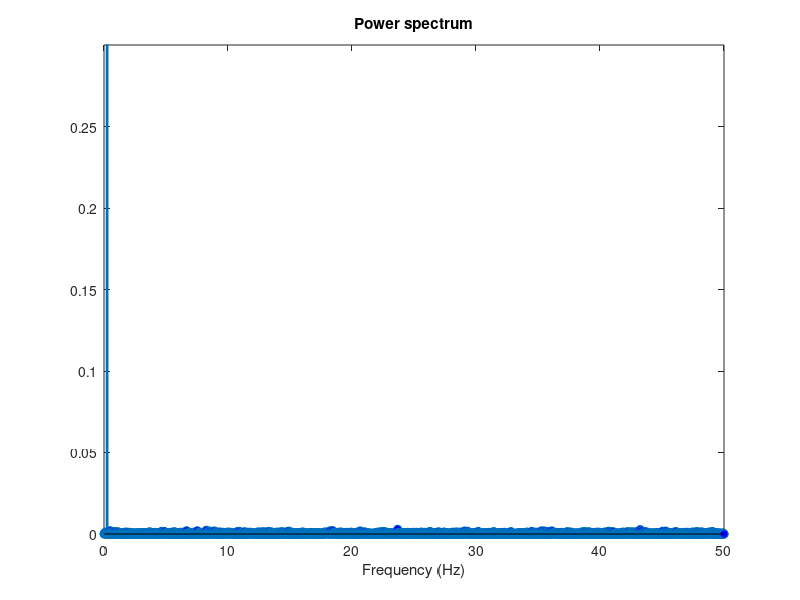
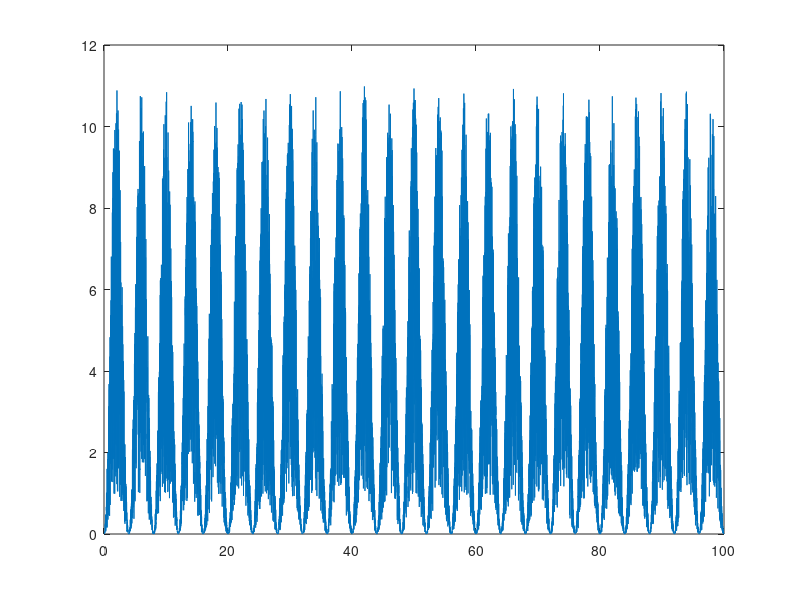

Recreate these plots in MATLAB, in order. (Note: this script raises an error after producing the figures.)
% scrap
clc;clf
n = 10000; 
dt = 0.01;
fs = 1/dt;
tspan = (0:n-1)/fs;
d_m = 2; % meters
V_m = 1 + rand(1,n)*(10);
y = (V_m./2).*(1-cos(pi.*tspan./d_m));
Y = fft(y)/n;
f = (0:n-1)*fs/n;
Y(1) = [];f(1) = [];

% compute and display the power spectrum
nyquist=fs/2;
f = (1:n/2)/(n/2)*nyquist;
Pyy = abs(Y(1:n/2)).^2;
figure(1)
stem(f,Pyy,'linewidth',2,'MarkerFaceColor','blue')
title('Power spectrum')
xlabel('Frequency (Hz)');ylim([0 0.3])

figure(2)
plot(tspan,y)

%
LINEAR w COMPONENT
A = sigma_w*sqrt((2*L_w)/(pi*V));
B = 2*sqrt(3)*L_w/V;
C = (2*L_w/V)^2; D = (4*L_w)/V;

H_w = tf([A B],[C D 1]);


% % checks whether the velocities are NaN or zero and sets them equal to
% % themselves. subject to change.
% if isnan(V_u) || isnan(V_v)
%     V_u = 0;
%     V_v = 0;
% else
y_w = ilaplace((A*s+B)/(C*(s^2)+B*s+1));
y_w = real(double(subs(y_w)));

